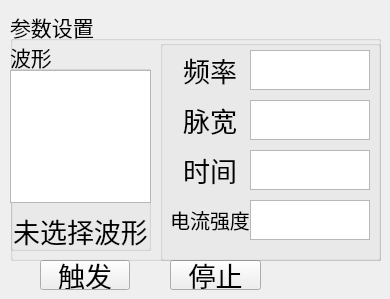
   <widget class="QWidget" name="port_channel4_tab">
    <attribute name="title">
     <string>通道 4</string>
    </attribute>
    <widget class="QPushButton" name="port_channel4_shoot_pushButton">
     <property name="geometry">
      <rect>
       <x>40</x>
       <y>260</y>
       <width>90</width>
       <height>30</height>
      </rect>
     </property>
     <property name="font">
      <font>
       <pointsize>20</pointsize>
      </font>
     </property>
     <property name="text">
      <string>触发</string>
     </property>
    </widget>
    <widget class="QPushButton" name="port_channel4_pause_pushButton">
     <property name="geometry">
      <rect>
       <x>170</x>
       <y>260</y>
       <width>91</width>
       <height>30</height>
      </rect>
     </property>
     <property name="font">
      <font>
       <pointsize>20</pointsize>
      </font>
     </property>
     <property name="text">
      <string>停止</string>
     </property>
    </widget>
    <widget class="QGroupBox" name="gropubox_4">
     <property name="geometry">
      <rect>
       <x>10</x>
       <y>10</y>
       <width>371</width>
       <height>251</height>
      </rect>
     </property>
     <property name="font">
      <font>
       <pointsize>16</pointsize>
      </font>
     </property>
     <property name="title">
      <string>参数设置</string>
     </property>
     <widget class="QGroupBox" name="port_channel4_waveform_groupBox">
      <property name="geometry">
       <rect>
        <x>0</x>
        <y>30</y>
        <width>141</width>
        <height>211</height>
       </rect>
      </property>
      <property name="sizePolicy">
       <sizepolicy hsizetype="Minimum" vsizetype="Maximum">
        <horstretch>0</horstretch>
        <verstretch>0</verstretch>
       </sizepolicy>
      </property>
      <property name="font">
       <font>
        <pointsize>16</pointsize>
       </font>
      </property>
      <property name="title">
       <string>波形</string>
      </property>
      <widget class="QWidget" name="layoutWidget_3">
       <property name="geometry">
        <rect>
         <x>0</x>
         <y>30</y>
         <width>141</width>
         <height>181</height>
        </rect>
       </property>
       <layout class="QVBoxLayout" name="verticalLayout_4">
        <item>
         <widget class="QGraphicsView" name="port_channel4_wave_graphicsView"/>
        </item>
        <item>
         <spacer name="verticalSpacer_4">
          <property name="orientation">
           <enum>Qt::Vertical</enum>
          </property>
          <property name="sizeHint" stdset="0">
           <size>
            <width>20</width>
            <height>60</height>
           </size>
          </property>
         </spacer>
        </item>
        <item>
         <widget class="QLabel" name="port_channel4_wave_label">
          <property name="font">
           <font>
            <pointsize>20</pointsize>
           </font>
          </property>
          <property name="text">
           <string>未选择波形</string>
          </property>
          <property name="alignment">
           <set>Qt::AlignCenter</set>
          </property>
         </widget>
        </item>
       </layout>
      </widget>
     </widget>
     <widget class="QGroupBox" name="port_channel4_attr_groupBox">
      <property name="geometry">
       <rect>
        <x>150</x>
        <y>30</y>
        <width>221</width>
        <height>221</height>
       </rect>
      </property>
      <property name="title">
       <string/>
      </property>
      <widget class="QLabel" name="port_channel4_freq_label">
       <property name="geometry">
        <rect>
         <x>10</x>
         <y>10</y>
         <width>80</width>
         <height>40</height>
        </rect>
       </property>
       <property name="font">
        <font>
         <pointsize>20</pointsize>
        </font>
       </property>
       <property name="text">
        <string>频率</string>
       </property>
       <property name="alignment">
        <set>Qt::AlignCenter</set>
       </property>
      </widget>
      <widget class="QTextEdit" name="port_channel4_freq_textEdit">
       <property name="geometry">
        <rect>
         <x>90</x>
         <y>10</y>
         <width>120</width>
         <height>40</height>
        </rect>
       </property>
       <property name="font">
        <font>
         <pointsize>16</pointsize>
        </font>
       </property>
      </widget>
      <widget class="QLabel" name="port_channel4_width_label">
       <property name="geometry">
        <rect>
         <x>10</x>
         <y>60</y>
         <width>80</width>
         <height>40</height>
        </rect>
       </property>
       <property name="font">
        <font>
         <pointsize>20</pointsize>
        </font>
       </property>
       <property name="text">
        <string>脉宽</string>
       </property>
       <property name="alignment">
        <set>Qt::AlignCenter</set>
       </property>
      </widget>
      <widget class="QLabel" name="port_channel4_time_label">
       <property name="geometry">
        <rect>
         <x>10</x>
         <y>110</y>
         <width>80</width>
         <height>40</height>
        </rect>
       </property>
       <property name="font">
        <font>
         <pointsize>20</pointsize>
        </font>
       </property>
       <property name="text">
        <string>时间</string>
       </property>
       <property name="alignment">
        <set>Qt::AlignCenter</set>
       </property>
      </widget>
      <widget class="QLabel" name="port_channel4_current_label">
       <property name="geometry">
        <rect>
         <x>10</x>
         <y>160</y>
         <width>80</width>
         <height>40</height>
        </rect>
       </property>
       <property name="font">
        <font>
         <pointsize>15</pointsize>
        </font>
       </property>
       <property name="text">
        <string>电流强度</string>
       </property>
       <property name="alignment">
        <set>Qt::AlignCenter</set>
       </property>
      </widget>
      <widget class="QTextEdit" name="port_channel4_width_textEdit">
       <property name="geometry">
        <rect>
         <x>90</x>
         <y>60</y>
         <width>120</width>
         <height>40</height>
        </rect>
       </property>
       <property name="font">
        <font>
         <pointsize>16</pointsize>
        </font>
       </property>
      </widget>
      <widget class="QTextEdit" name="port_channel4_time_textEdit">
       <property name="geometry">
        <rect>
         <x>90</x>
         <y>110</y>
         <width>120</width>
         <height>40</height>
        </rect>
       </property>
       <property name="font">
        <font>
         <pointsize>16</pointsize>
        </font>
       </property>
      </widget>
      <widget class="QTextEdit" name="port_channel4_current_textEdit">
       <property name="geometry">
        <rect>
         <x>90</x>
         <y>160</y>
         <width>120</width>
         <height>40</height>
        </rect>
       </property>
       <property name="font">
        <font>
         <pointsize>16</pointsize>
        </font>
       </property>
      </widget>
     </widget>
    </widget>
   </widget>
